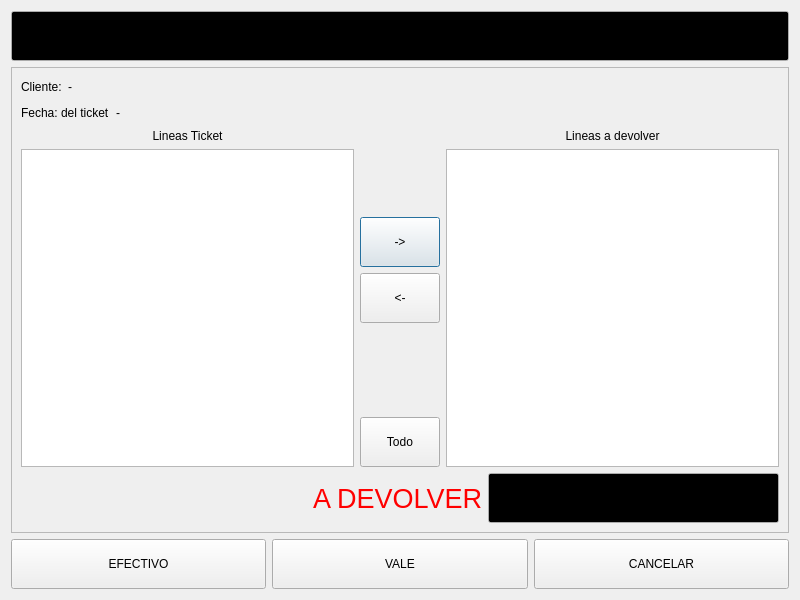
<ui version="4.0" >
 <class>DevolucionBase2</class>
 <widget class="QDialog" name="DevolucionBase2" >
  <property name="windowModality" >
   <enum>Qt::ApplicationModal</enum>
  </property>
  <property name="geometry" >
   <rect>
    <x>0</x>
    <y>0</y>
    <width>800</width>
    <height>600</height>
   </rect>
  </property>
  <property name="windowTitle" >
   <string>Devoluciones</string>
  </property>
  <layout class="QVBoxLayout" name="verticalLayout_2" >
   <item>
    <widget class="QLineEdit" name="mui_refLineEdit" >
     <property name="sizePolicy" >
      <sizepolicy vsizetype="Minimum" hsizetype="Minimum" >
       <horstretch>0</horstretch>
       <verstretch>0</verstretch>
      </sizepolicy>
     </property>
     <property name="minimumSize" >
      <size>
       <width>600</width>
       <height>50</height>
      </size>
     </property>
     <property name="palette" >
      <palette>
       <active>
        <colorrole role="WindowText" >
         <brush brushstyle="SolidPattern" >
          <color alpha="255" >
           <red>0</red>
           <green>255</green>
           <blue>0</blue>
          </color>
         </brush>
        </colorrole>
        <colorrole role="Light" >
         <brush brushstyle="SolidPattern" >
          <color alpha="255" >
           <red>255</red>
           <green>255</green>
           <blue>255</blue>
          </color>
         </brush>
        </colorrole>
        <colorrole role="Text" >
         <brush brushstyle="SolidPattern" >
          <color alpha="255" >
           <red>0</red>
           <green>255</green>
           <blue>0</blue>
          </color>
         </brush>
        </colorrole>
        <colorrole role="BrightText" >
         <brush brushstyle="SolidPattern" >
          <color alpha="255" >
           <red>255</red>
           <green>255</green>
           <blue>255</blue>
          </color>
         </brush>
        </colorrole>
        <colorrole role="Base" >
         <brush brushstyle="SolidPattern" >
          <color alpha="255" >
           <red>0</red>
           <green>0</green>
           <blue>0</blue>
          </color>
         </brush>
        </colorrole>
       </active>
       <inactive>
        <colorrole role="WindowText" >
         <brush brushstyle="SolidPattern" >
          <color alpha="255" >
           <red>0</red>
           <green>255</green>
           <blue>0</blue>
          </color>
         </brush>
        </colorrole>
        <colorrole role="Light" >
         <brush brushstyle="SolidPattern" >
          <color alpha="255" >
           <red>255</red>
           <green>255</green>
           <blue>255</blue>
          </color>
         </brush>
        </colorrole>
        <colorrole role="Text" >
         <brush brushstyle="SolidPattern" >
          <color alpha="255" >
           <red>0</red>
           <green>255</green>
           <blue>0</blue>
          </color>
         </brush>
        </colorrole>
        <colorrole role="BrightText" >
         <brush brushstyle="SolidPattern" >
          <color alpha="255" >
           <red>255</red>
           <green>255</green>
           <blue>255</blue>
          </color>
         </brush>
        </colorrole>
        <colorrole role="Base" >
         <brush brushstyle="SolidPattern" >
          <color alpha="255" >
           <red>0</red>
           <green>0</green>
           <blue>0</blue>
          </color>
         </brush>
        </colorrole>
       </inactive>
       <disabled>
        <colorrole role="WindowText" >
         <brush brushstyle="SolidPattern" >
          <color alpha="255" >
           <red>146</red>
           <green>145</green>
           <blue>144</blue>
          </color>
         </brush>
        </colorrole>
        <colorrole role="Light" >
         <brush brushstyle="SolidPattern" >
          <color alpha="255" >
           <red>255</red>
           <green>255</green>
           <blue>255</blue>
          </color>
         </brush>
        </colorrole>
        <colorrole role="Text" >
         <brush brushstyle="SolidPattern" >
          <color alpha="255" >
           <red>165</red>
           <green>164</green>
           <blue>164</blue>
          </color>
         </brush>
        </colorrole>
        <colorrole role="BrightText" >
         <brush brushstyle="SolidPattern" >
          <color alpha="255" >
           <red>255</red>
           <green>255</green>
           <blue>255</blue>
          </color>
         </brush>
        </colorrole>
        <colorrole role="Base" >
         <brush brushstyle="SolidPattern" >
          <color alpha="255" >
           <red>244</red>
           <green>244</green>
           <blue>244</blue>
          </color>
         </brush>
        </colorrole>
       </disabled>
      </palette>
     </property>
     <property name="font" >
      <font>
       <pointsize>20</pointsize>
       <weight>75</weight>
       <bold>true</bold>
      </font>
     </property>
     <property name="text" >
      <string/>
     </property>
     <property name="alignment" >
      <set>Qt::AlignRight|Qt::AlignTrailing|Qt::AlignVCenter</set>
     </property>
    </widget>
   </item>
   <item>
    <widget class="QFrame" name="mui_tablesFrame" >
     <property name="frameShape" >
      <enum>QFrame::StyledPanel</enum>
     </property>
     <property name="frameShadow" >
      <enum>QFrame::Raised</enum>
     </property>
     <layout class="QVBoxLayout" name="verticalLayout" >
      <item>
       <layout class="QHBoxLayout" name="horizontalLayout_2" >
        <item>
         <widget class="QLabel" name="label_2" >
          <property name="sizePolicy" >
           <sizepolicy vsizetype="Minimum" hsizetype="Preferred" >
            <horstretch>0</horstretch>
            <verstretch>0</verstretch>
           </sizepolicy>
          </property>
          <property name="text" >
           <string>Cliente:</string>
          </property>
         </widget>
        </item>
        <item>
         <widget class="QLabel" name="mui_clienteLabel" >
          <property name="sizePolicy" >
           <sizepolicy vsizetype="Minimum" hsizetype="Preferred" >
            <horstretch>0</horstretch>
            <verstretch>0</verstretch>
           </sizepolicy>
          </property>
          <property name="text" >
           <string>-</string>
          </property>
         </widget>
        </item>
        <item>
         <spacer name="horizontalSpacer" >
          <property name="orientation" >
           <enum>Qt::Horizontal</enum>
          </property>
          <property name="sizeHint" stdset="0" >
           <size>
            <width>40</width>
            <height>20</height>
           </size>
          </property>
         </spacer>
        </item>
       </layout>
      </item>
      <item>
       <layout class="QHBoxLayout" name="horizontalLayout_4" >
        <item>
         <widget class="QLabel" name="label_4" >
          <property name="sizePolicy" >
           <sizepolicy vsizetype="Minimum" hsizetype="Preferred" >
            <horstretch>0</horstretch>
            <verstretch>0</verstretch>
           </sizepolicy>
          </property>
          <property name="text" >
           <string>Fecha: del ticket</string>
          </property>
         </widget>
        </item>
        <item>
         <widget class="QLabel" name="mui_fechaLabel" >
          <property name="sizePolicy" >
           <sizepolicy vsizetype="Minimum" hsizetype="Minimum" >
            <horstretch>0</horstretch>
            <verstretch>0</verstretch>
           </sizepolicy>
          </property>
          <property name="text" >
           <string>-</string>
          </property>
         </widget>
        </item>
        <item>
         <spacer name="horizontalSpacer_2" >
          <property name="orientation" >
           <enum>Qt::Horizontal</enum>
          </property>
          <property name="sizeHint" stdset="0" >
           <size>
            <width>40</width>
            <height>20</height>
           </size>
          </property>
         </spacer>
        </item>
       </layout>
      </item>
      <item>
       <layout class="QHBoxLayout" name="horizontalLayout_3" >
        <item>
         <layout class="QVBoxLayout" name="verticalLayout_9" >
          <item>
           <widget class="QLabel" name="label_5" >
            <property name="text" >
             <string>Lineas Ticket</string>
            </property>
            <property name="alignment" >
             <set>Qt::AlignCenter</set>
            </property>
           </widget>
          </item>
          <item>
           <widget class="QFrame" name="mui_ticketFrame" >
            <property name="sizePolicy" >
             <sizepolicy vsizetype="Expanding" hsizetype="Expanding" >
              <horstretch>0</horstretch>
              <verstretch>0</verstretch>
             </sizepolicy>
            </property>
            <property name="frameShape" >
             <enum>QFrame::NoFrame</enum>
            </property>
            <property name="frameShadow" >
             <enum>QFrame::Plain</enum>
            </property>
            <layout class="QVBoxLayout" name="verticalLayout_13" >
             <property name="spacing" >
              <number>0</number>
             </property>
             <property name="margin" >
              <number>0</number>
             </property>
             <item>
              <widget class="QTableWidget" name="mui_ticketTable" >
               <property name="editTriggers" >
                <set>QAbstractItemView::NoEditTriggers</set>
               </property>
               <property name="tabKeyNavigation" >
                <bool>false</bool>
               </property>
               <property name="showDropIndicator" stdset="0" >
                <bool>false</bool>
               </property>
               <property name="dragDropOverwriteMode" >
                <bool>false</bool>
               </property>
               <property name="selectionMode" >
                <enum>QAbstractItemView::SingleSelection</enum>
               </property>
               <property name="selectionBehavior" >
                <enum>QAbstractItemView::SelectRows</enum>
               </property>
               <property name="cornerButtonEnabled" >
                <bool>false</bool>
               </property>
              </widget>
             </item>
            </layout>
           </widget>
          </item>
         </layout>
        </item>
        <item>
         <layout class="QVBoxLayout" name="verticalLayout_10" >
          <item>
           <spacer name="verticalSpacer_2" >
            <property name="orientation" >
             <enum>Qt::Vertical</enum>
            </property>
            <property name="sizeHint" stdset="0" >
             <size>
              <width>20</width>
              <height>40</height>
             </size>
            </property>
           </spacer>
          </item>
          <item>
           <widget class="QPushButton" name="mui_anadirButton" >
            <property name="sizePolicy" >
             <sizepolicy vsizetype="Fixed" hsizetype="Fixed" >
              <horstretch>0</horstretch>
              <verstretch>0</verstretch>
             </sizepolicy>
            </property>
            <property name="minimumSize" >
             <size>
              <width>50</width>
              <height>50</height>
             </size>
            </property>
            <property name="text" >
             <string>-></string>
            </property>
           </widget>
          </item>
          <item>
           <widget class="QPushButton" name="mui_sacarButton" >
            <property name="enabled" >
             <bool>true</bool>
            </property>
            <property name="sizePolicy" >
             <sizepolicy vsizetype="Fixed" hsizetype="Fixed" >
              <horstretch>0</horstretch>
              <verstretch>0</verstretch>
             </sizepolicy>
            </property>
            <property name="minimumSize" >
             <size>
              <width>50</width>
              <height>50</height>
             </size>
            </property>
            <property name="text" >
             <string>&lt;-</string>
            </property>
           </widget>
          </item>
          <item>
           <spacer name="verticalSpacer" >
            <property name="orientation" >
             <enum>Qt::Vertical</enum>
            </property>
            <property name="sizeHint" stdset="0" >
             <size>
              <width>20</width>
              <height>40</height>
             </size>
            </property>
           </spacer>
          </item>
          <item>
           <widget class="QPushButton" name="mui_todoButton" >
            <property name="sizePolicy" >
             <sizepolicy vsizetype="Fixed" hsizetype="Fixed" >
              <horstretch>0</horstretch>
              <verstretch>0</verstretch>
             </sizepolicy>
            </property>
            <property name="minimumSize" >
             <size>
              <width>50</width>
              <height>50</height>
             </size>
            </property>
            <property name="text" >
             <string>Todo</string>
            </property>
           </widget>
          </item>
         </layout>
        </item>
        <item>
         <layout class="QVBoxLayout" name="verticalLayout_8" >
          <item>
           <widget class="QLabel" name="label_6" >
            <property name="text" >
             <string>Lineas a devolver</string>
            </property>
            <property name="alignment" >
             <set>Qt::AlignCenter</set>
            </property>
           </widget>
          </item>
          <item>
           <widget class="QFrame" name="mui_devolverFrame" >
            <property name="sizePolicy" >
             <sizepolicy vsizetype="Expanding" hsizetype="Expanding" >
              <horstretch>0</horstretch>
              <verstretch>0</verstretch>
             </sizepolicy>
            </property>
            <property name="frameShape" >
             <enum>QFrame::NoFrame</enum>
            </property>
            <property name="frameShadow" >
             <enum>QFrame::Plain</enum>
            </property>
            <layout class="QVBoxLayout" name="verticalLayout_12" >
             <property name="spacing" >
              <number>0</number>
             </property>
             <property name="margin" >
              <number>0</number>
             </property>
             <item>
              <widget class="QTableWidget" name="mui_devolverTable" >
               <property name="editTriggers" >
                <set>QAbstractItemView::NoEditTriggers</set>
               </property>
               <property name="selectionMode" >
                <enum>QAbstractItemView::SingleSelection</enum>
               </property>
               <property name="selectionBehavior" >
                <enum>QAbstractItemView::SelectRows</enum>
               </property>
              </widget>
             </item>
            </layout>
           </widget>
          </item>
         </layout>
        </item>
       </layout>
      </item>
      <item>
       <layout class="QHBoxLayout" name="horizontalLayout_5" >
        <item>
         <spacer name="horizontalSpacer_3" >
          <property name="orientation" >
           <enum>Qt::Horizontal</enum>
          </property>
          <property name="sizeHint" stdset="0" >
           <size>
            <width>40</width>
            <height>20</height>
           </size>
          </property>
         </spacer>
        </item>
        <item>
         <widget class="QLabel" name="label" >
          <property name="palette" >
           <palette>
            <active>
             <colorrole role="WindowText" >
              <brush brushstyle="SolidPattern" >
               <color alpha="255" >
                <red>255</red>
                <green>0</green>
                <blue>0</blue>
               </color>
              </brush>
             </colorrole>
            </active>
            <inactive>
             <colorrole role="WindowText" >
              <brush brushstyle="SolidPattern" >
               <color alpha="255" >
                <red>255</red>
                <green>0</green>
                <blue>0</blue>
               </color>
              </brush>
             </colorrole>
            </inactive>
            <disabled>
             <colorrole role="WindowText" >
              <brush brushstyle="SolidPattern" >
               <color alpha="255" >
                <red>146</red>
                <green>145</green>
                <blue>144</blue>
               </color>
              </brush>
             </colorrole>
            </disabled>
           </palette>
          </property>
          <property name="font" >
           <font>
            <pointsize>20</pointsize>
           </font>
          </property>
          <property name="text" >
           <string>A DEVOLVER</string>
          </property>
         </widget>
        </item>
        <item>
         <widget class="QLineEdit" name="mui_totalLineEdit" >
          <property name="sizePolicy" >
           <sizepolicy vsizetype="Minimum" hsizetype="Expanding" >
            <horstretch>0</horstretch>
            <verstretch>0</verstretch>
           </sizepolicy>
          </property>
          <property name="minimumSize" >
           <size>
            <width>0</width>
            <height>50</height>
           </size>
          </property>
          <property name="palette" >
           <palette>
            <active>
             <colorrole role="WindowText" >
              <brush brushstyle="SolidPattern" >
               <color alpha="255" >
                <red>0</red>
                <green>255</green>
                <blue>0</blue>
               </color>
              </brush>
             </colorrole>
             <colorrole role="Text" >
              <brush brushstyle="SolidPattern" >
               <color alpha="255" >
                <red>0</red>
                <green>255</green>
                <blue>0</blue>
               </color>
              </brush>
             </colorrole>
             <colorrole role="Base" >
              <brush brushstyle="SolidPattern" >
               <color alpha="255" >
                <red>0</red>
                <green>0</green>
                <blue>0</blue>
               </color>
              </brush>
             </colorrole>
            </active>
            <inactive>
             <colorrole role="WindowText" >
              <brush brushstyle="SolidPattern" >
               <color alpha="255" >
                <red>0</red>
                <green>255</green>
                <blue>0</blue>
               </color>
              </brush>
             </colorrole>
             <colorrole role="Text" >
              <brush brushstyle="SolidPattern" >
               <color alpha="255" >
                <red>0</red>
                <green>255</green>
                <blue>0</blue>
               </color>
              </brush>
             </colorrole>
             <colorrole role="Base" >
              <brush brushstyle="SolidPattern" >
               <color alpha="255" >
                <red>0</red>
                <green>0</green>
                <blue>0</blue>
               </color>
              </brush>
             </colorrole>
            </inactive>
            <disabled>
             <colorrole role="WindowText" >
              <brush brushstyle="SolidPattern" >
               <color alpha="255" >
                <red>146</red>
                <green>145</green>
                <blue>144</blue>
               </color>
              </brush>
             </colorrole>
             <colorrole role="Text" >
              <brush brushstyle="SolidPattern" >
               <color alpha="255" >
                <red>165</red>
                <green>164</green>
                <blue>164</blue>
               </color>
              </brush>
             </colorrole>
             <colorrole role="Base" >
              <brush brushstyle="SolidPattern" >
               <color alpha="255" >
                <red>244</red>
                <green>244</green>
                <blue>244</blue>
               </color>
              </brush>
             </colorrole>
            </disabled>
           </palette>
          </property>
          <property name="font" >
           <font>
            <pointsize>20</pointsize>
            <weight>75</weight>
            <bold>true</bold>
           </font>
          </property>
          <property name="text" >
           <string/>
          </property>
          <property name="alignment" >
           <set>Qt::AlignRight|Qt::AlignTrailing|Qt::AlignVCenter</set>
          </property>
         </widget>
        </item>
       </layout>
      </item>
     </layout>
    </widget>
   </item>
   <item>
    <layout class="QHBoxLayout" name="horizontalLayout" >
     <item>
      <widget class="QPushButton" name="mui_efectivoButton" >
       <property name="minimumSize" >
        <size>
         <width>50</width>
         <height>50</height>
        </size>
       </property>
       <property name="text" >
        <string>EFECTIVO</string>
       </property>
      </widget>
     </item>
     <item>
      <widget class="QPushButton" name="mui_valeButton" >
       <property name="minimumSize" >
        <size>
         <width>50</width>
         <height>50</height>
        </size>
       </property>
       <property name="text" >
        <string>VALE</string>
       </property>
      </widget>
     </item>
     <item>
      <widget class="QPushButton" name="mui_cancelarButton" >
       <property name="minimumSize" >
        <size>
         <width>50</width>
         <height>50</height>
        </size>
       </property>
       <property name="text" >
        <string>CANCELAR</string>
       </property>
      </widget>
     </item>
    </layout>
   </item>
  </layout>
 </widget>
 <resources/>
 <connections/>
</ui>
